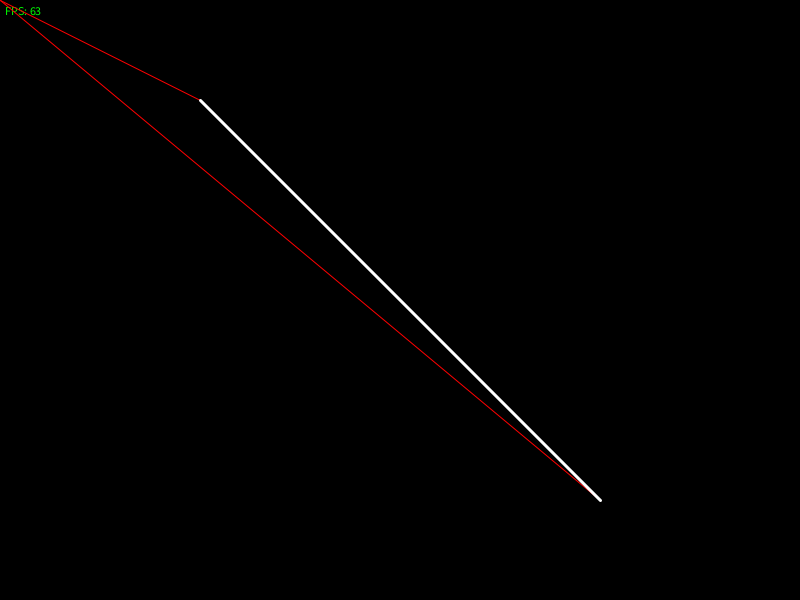
Frame 1 (no input)
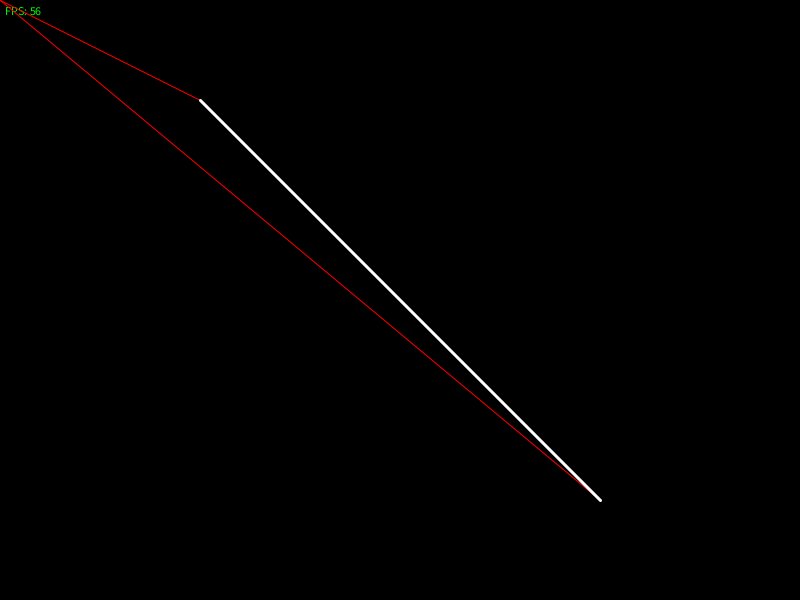
Frame 60 (the mouse pressed at the canvas centre just before this capture)
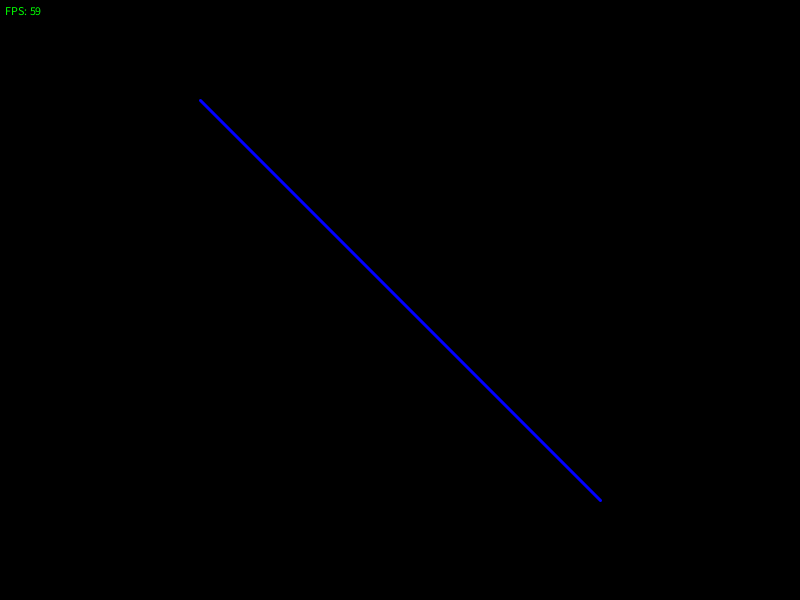
Frame 120 (the mouse held since frame 60 and released just before this capture)

The Processing sketch that drew these frames (run headless with seeded random() and noise(); from frame 60 on, the mouse is pressed at the canvas centre):

// Processing sketch: Distance_Point_to_Line
// ── Distance_Point_to_Line.pde

PVector p1, p2, pm;
float line_len;

void setup()
{
  size(800, 600);
  
  p1 = new PVector(200, 100);
  p2 = new PVector(600, 500);
  pm = new PVector(mouseX, mouseY);
  
  line_len = d(p1, p2);
}

void draw()
{
  background(0);
  fill(0, 255, 0);
  textSize(12);
  textAlign(LEFT);
  text("FPS: " + (int)frameRate, 5, 15);
  
  
  stroke(255, 0, 0);
  strokeWeight(1);
  line(p1.x, p1.y, mouseX, mouseY);
  line(p2.x, p2.y, mouseX, mouseY);
  
  pm.x = mouseX;
  pm.y = mouseY;
  
  if(d(p1, pm) + d(p2, pm) < line_len+0.5)
    stroke(0, 0, 255);
  else
    stroke(255);
    
  strokeWeight(3);
  line(p1.x, p1.y, p2.x, p2.y);
}


float d(PVector A, PVector B)
{
  return sqrt((B.x-A.x)*(B.x-A.x)+(B.y-A.y)*(B.y-A.y));
}
